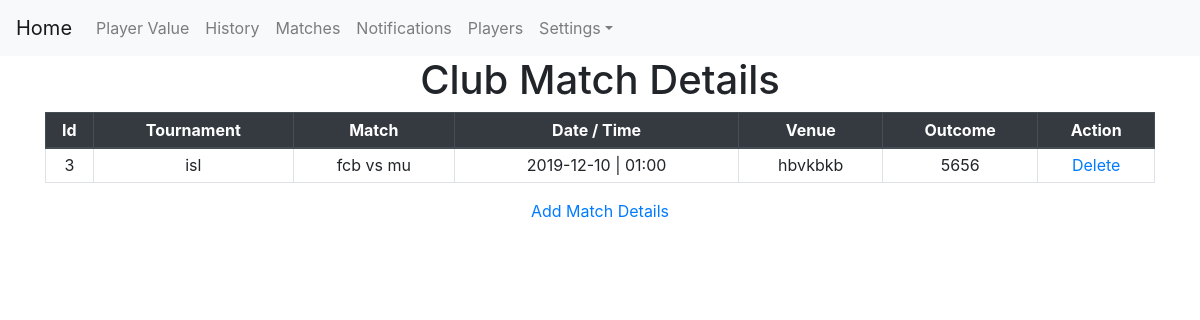
The page /club_games_view (signed in) on the database its author committed.
### myapp/models.py (models this page shows)
class club_games(models.Model):
    club = models.ForeignKey(club_master,  on_delete=models.CASCADE)
    game_name = models.CharField(max_length=150)
    game_sub_name = models.CharField(max_length=150)
    venue_details = models.CharField(max_length=350)
    dt = models.CharField(max_length=50)
    tm = models.CharField(max_length=50)
    status = models.CharField(max_length=150)
    result = models.CharField(max_length=150)

### myapp/views.py (the view)
# urls.py: path('club_games_view', views.club_games_view, name='club_games_view'),
def club_games_view(request):
    msg = ''
    user_id = request.session['user_id']
    club_id = club_master.objects.filter(user_id=user_id)
    if club_id:
        club_id = club_id.get()
    else:
        return redirect(club_login)
    cg_l = club_games.objects.filter(club_id=club_id)
    context = {'match_list': cg_l, 'msg': msg}
    return render(request, './myapp/club_games_view.html', context)

### myapp/templates/myapp/club_games_view.html (shortened to what this page needs)
{% extends 'myapp/club_base.html' %}
{% load static %}
{% block body %}
<center>
    <h1>Club Match Details</h1>
    <div class="container">
    <form role="form" name="frm" action="{% url 'club_games_view'%}" method="post">
        <div class="table-responsive-lg">
        <table class="tablecenterheadCSS table table-hover table-bordered table-sm">
            <thead class="thead-dark">
            <tr>
                <th>Id</th>
                <th>Tournament</th>
                <th>Match</th>
                <th>Date / Time</th>
                <th>Venue</th>
                <th>Outcome</th>
                <th>Action</th>
            </tr>
            </thead>
            {% for cm in match_list %}
            <tbody>
            <tr>
                <td>{{ cm.id }}</td>
                <td>{{ cm.game_name }}</td>
                <td>{{ cm.game_sub_name}}</td>
                <td>{{ cm.dt}} | {{cm.tm}}</td>
                <td>{{ cm.venue_details}}</td>
                <td>{{ cm.result}}</td>
                <td>
                    <a href="../club_games_delete?id={{ cm.id }}">Delete</a>
                </td>
            </tr>
            {% endfor %}
        </table>
        </div>
         <a href="../club_games_add?player_id={{player_id}}">Add Match Details</a></h1>
    </form>
    </div>
</center>
{% endblock %}

### myapp/templates/myapp/club_games_view.html (style rules this page uses)
.tablecenterheadCSS th { text-align:center; }
.tablecenterheadCSS td { text-align:center; }

### myapp/templates/myapp/club_base.html (style rules this page uses)
body { background-repeat: no-repeat; background-attachment: fixed; background-size: cover; }

### rows shown on the page
club_games: id "3", game_name "isl", game_sub_name "fcb vs mu", dt "2019-12-10", tm "01:00", venue_details "hbvkbkb", result "5656"
